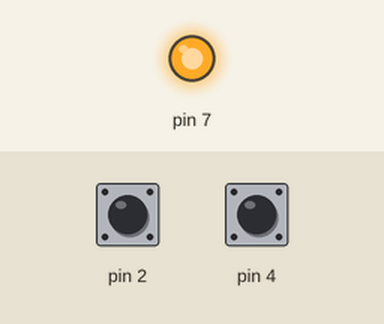
A sketch run on a simulated Arduino Uno, built with avr-gcc and run on an emulated ATmega328P. Shown: output pins drawn as LEDs (lit = HIGH). The inputs (shaded band) are chosen by the test bench; at power-on: pin 2 HIGH, pin 4 HIGH.

Above: at 1.2 s.
1.3 s: pin 2 pulled LOW for 1 s
At 4.7 s:
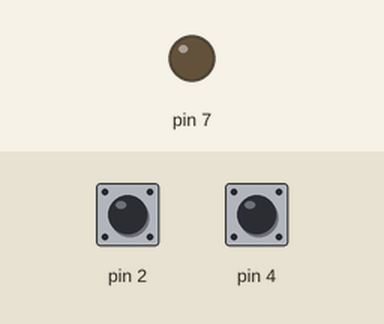
Timing chart, 0 to 9.8 s (numbered marks = the images above; inputs shaded):
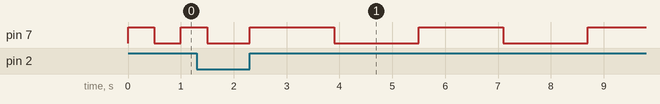

The sketch:

lab_2.ino
```cpp
// void setup() {
//   /* NOTES: */
//   // sei() -> activeaza intreruperile
//   // cli() -> dezactiveaza intreruperile
//   // registrul EICRA: cu el setam modul (F,R,C,L)
//   // ISC11, ISC10,(INT1 - PIN3) ISC01, ISC00(INT0 - PIN2)
//   // EIMSK - INT1, INT0 (seteaza intreruperea)
//   // PCICR - registru care activeaza vectorii de intreruperi (PCMSK0, PCMSK1, PCMSK2)
//   // PCINT0 ~ PCMSK0
//   // ISR(vector) - apelata de intreruperi

// }

// void loop() {
//   // put your main code here, to run repeatedly:

// }

volatile int dt = 500;

unsigned long lastPress = 0;

ISR(INT0_vect)
{
  // cod întrerupere externă
  if ((millis() - lastPress >= 100)) {
    dt += 100;
    lastPress = millis();
  }

}

ISR(PCINT2_vect) {
  // cod întrerupere de tip pin change
  // TODO
  // citesc val de pe PIN4 ca sa vad daca e 0(buton apasat)
  if ((millis() - lastPress >= 500) && !(PIND & (1 << PD4)) && dt > 0) {
    dt -= 100;
    lastPress = millis();
  }
}

void setup_interrupts() {
  // buton 1: PD2 / INT0
  // buton 2: PD4 / PCINT20
  cli();

  // input
  DDRD &= ~(1 << PD2) & ~(1 << PD4);
  // input pullup
  PORTD |= (1 << PD2) | (1 << PD4);

  // configurare intreruperi
  // intreruperi externe
  // TODO
  EICRA |= (1 << ISC11);

  // întreruperi de tip pin change (activare vector de întreruperi)
  // TODO
  PCICR |= (1 << PCIE2);

  // activare intreruperi
  // intrerupere externa
  // TODO
  EIMSK |= (1 << INT0);

  // întrerupere de tip pin change
  // TODO
  PCMSK2 |= (1 << PCINT20);

  sei();
}

void setup() {
  setup_interrupts();
  DDRD |= (1 << PD7);
  PORTD &= ~(1 << PD7);
}

void loop() {
  // increase or decrease blinking time on button press
  PORTD |= (1 << PD7);
  delay(dt);
  PORTD &= ~(1 << PD7);
  delay(dt);
}
```

Measured:
- by itself, pin 7: repeats every 3.2 s: HIGH 1.6 s, LOW 1.6 s
